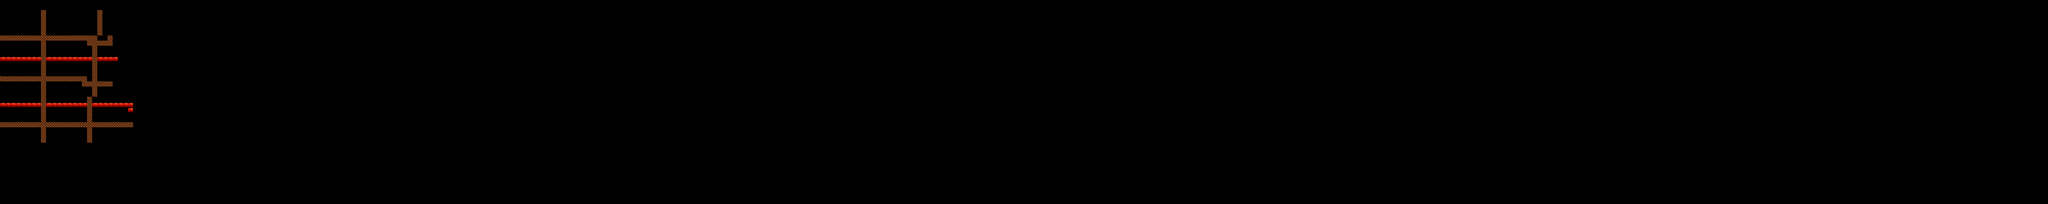

Tiled map render using the project's own tile images. Description and the map definition, with tile-layer contents summarised, below:
An orthogonal 400x40 tile map with 32x32 px tiles, 1 tile layer (块层 1).

<map version="1.0" orientation="orthogonal" width="400" height="40" tilewidth="32" tileheight="32">
 <tileset firstgid="1" name="object" tilewidth="32" tileheight="32">
  <image source="object.png" width="256" height="1024" />
 </tileset>
 <layer name="块层 1" width="400" height="40">
  <data>[16000 cells, 165 non-empty, 2 distinct tile ids]</data>
 </layer>
</map>
